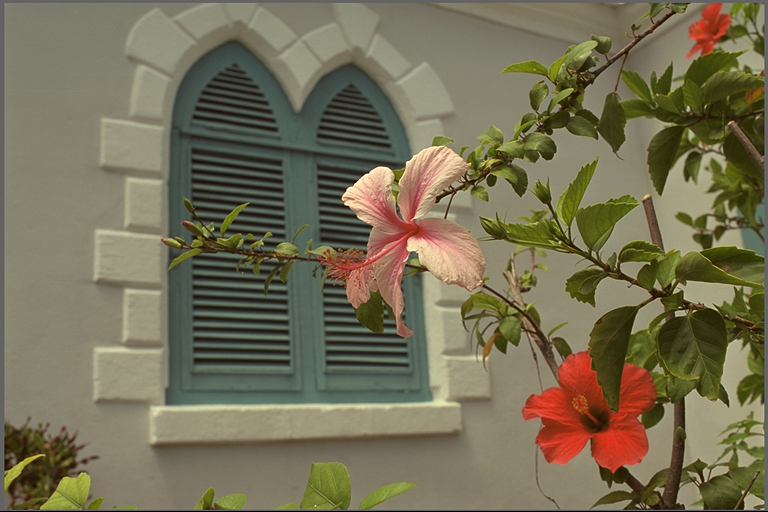
#> input picture data/color transfer/source/s1.bmp, 768 x 512 px, given in place of Time_Lapse_Sunset_Over_the_Lake___Canon_5D_Mark_II.mp4, which was not available
$ jupyter execute colorTransfer.ipynb
#> lines starting #> are read from the running program, lines starting #| are printed output that depends on the picture; pictures that were not available may be replaced by others from this repository, and a replacement may not be noted
[cell 1]
import cv2
import pickle
import numpy as np
import matplotlib.pyplot as plt
from os.path import join, exists

[cell 2]
def videoReader(video, play=False):
    cap = cv2.VideoCapture(video)
    if (cap.isOpened() == False):
        print("Error opening video stream or file")
    if play:
        while(cap.isOpened()):
            ret, frame = cap.read()
            if ret == True:
                cv2.imshow('Frame', frame)
                if cv2.waitKey(25) & 0xFF == ord('q'):
                    break
            else:
                break
        cap.release()
        cv2.destroyAllWindows()
    return cap

[cell 3]
IMG_PATH = "../data/images/beach.jpeg"
VIDEO_PATH = "../data/videos/data/videos_h264/Time_Lapse_Sunset_Over_the_Lake___Canon_5D_Mark_II.mp4"

TIMESTAMPS = [60*1000, 75*1000, 78*1000]
# 0 - Golden Hour 1 - Blue Hour 2 - Night

[cell 4]
def get_mean_and_std(x):
	x_mean, x_std = cv2.meanStdDev(x)
	x_mean = np.hstack(np.around(x_mean,2))
	x_std = np.hstack(np.around(x_std,2))
	return x_mean, x_std

[cell 5]
def imageHistogram(image):
    nbins = 256
    hist_b = cv2.calcHist([image], [0], None, [nbins], [0, 256])
    hist_g = cv2.calcHist([image], [1], None, [nbins], [0, 256])
    hist_r = cv2.calcHist([image], [2], None, [nbins], [0, 256])

    hist_des = np.vstack((hist_r, hist_g, hist_b)).ravel()
    hist_des = hist_des/image.size
    return hist_des

def saveImageHistogram(video_path, sample_frames=100, dir="../data/histograms/"):
#> called with sample_frames = 100, dir = '../data/histograms/'
    cap = videoReader(video_path)
    numberOfFrames = int(cap.get(cv2.CAP_PROP_FRAME_COUNT))
    samplingRate = max(1, numberOfFrames//sample_frames)

    idx = []
    frame_descriptors = []

    for i in range(0, numberOfFrames, samplingRate):
        cap.set(cv2.CAP_PROP_POS_FRAMES, i)
        res, frame = cap.read()
        # save only the top half of the image
        frame = frame[:frame.shape[0]//2, :, :]
        idx.append(i)
        frame_descriptors.append(imageHistogram(frame))
#> this loop made 1 pass
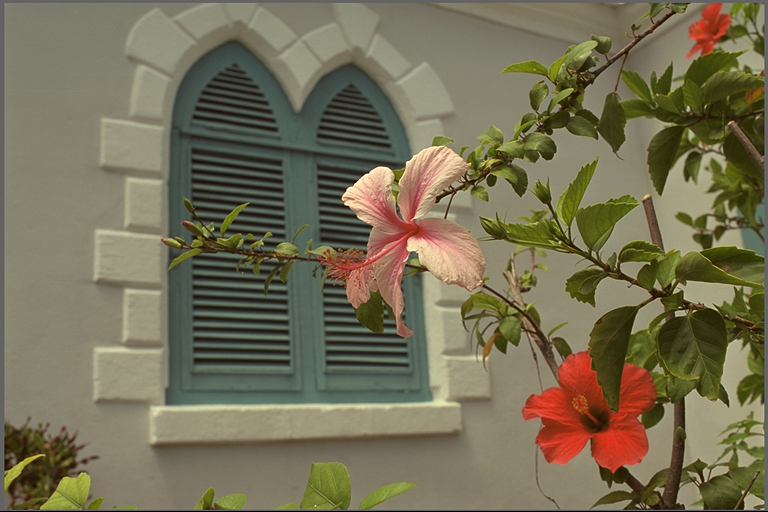
#> input picture data/color transfer/source/s1.bmp, 768 x 512 px, given in place of Time_Lapse_Sunset_Over_the_Lake___Canon_5D_Mark_II.mp4, which was not available
#> pass 1, in saveImageHistogram, `frame = frame[:frame.shape[0]//2, :, :]`:
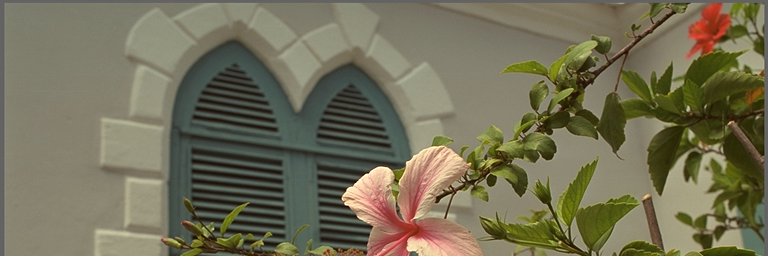
#> frame: shape (256, 768, 3); mean B, G, R 86.9, 111.3, 115.4
#> after the loop, frame_descriptors = 1 item; idx = [0]
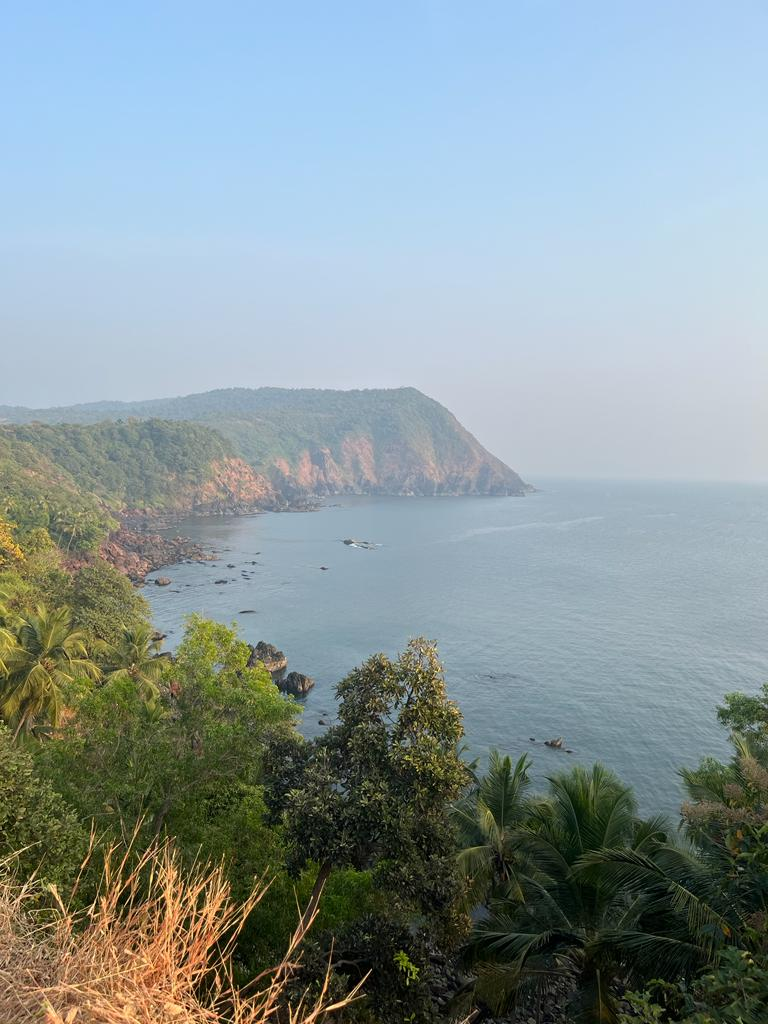
#> input picture data/images/beach.jpeg, 768 x 1024 px
#> further down, image is the input picture: shape (1024, 768, 3); mean B, G, R 154.3, 151.4, 136.6
#> in color_transfer, t is the input picture: shape (512, 768, 3); mean B, G, R 85.4, 110.7, 117.6

    idx = np.array(idx)
    frame_descriptors = np.array(frame_descriptors)
    with open(join(dir, video_path.split("/")[-1].split(".")[0] + ".pickle"), 'wb') as f:
        pickle.dump({'idx': idx, 'descriptors': frame_descriptors},
                    f, protocol=pickle.HIGHEST_PROTOCOL)

def loadImageHistogram(video_path, sample_frames=100, dir="../data/histograms/"):
    filename = join(dir, video_path.split(
        "/")[-1].split(".")[0] + ".pickle")
    if not exists(filename):
        saveImageHistogram(video_path, sample_frames, dir)

    with open(filename, 'rb') as f:
        return pickle.load(f)

def bestFrame(image, video_path, sample_frames=100):
        '''Search for best frame given a particular video'''
        image_descriptor = imageHistogram(image).reshape((1, -1))

        cap = videoReader(video_path)
        numberOfFrames = int(cap.get(cv2.CAP_PROP_FRAME_COUNT))
        samplingRate = max(1, numberOfFrames//sample_frames)

        frame_descriptors = loadImageHistogram(video_path, sample_frames)

        #compute the distance between the image descriptor and the frame descriptors
        dist = np.linalg.norm(image_descriptor - frame_descriptors['descriptors'], axis=1)
#> dist = [0.0681]

        #find the index of the frame with the minimum distance
        best_frame_idx = frame_descriptors['idx'][np.argmin(dist)]
#> best_frame_idx = 0

        #set the video to the best frame
        cap.set(cv2.CAP_PROP_POS_FRAMES, best_frame_idx)

        #read the frame
        res, frame = cap.read()
        return frame

[cell 6]
def color_transfer(IMG_PATH, VIDEO_PATH, TIMESTAMPS, TIME=1):

    if TIME>2 or TIME<0:
        print("TIME must be 0, 1 or 2")
        return

    #read the image
    s = cv2.imread(IMG_PATH)

    #read the video
    cap = videoReader(VIDEO_PATH)
    timestamp = TIMESTAMPS[TIME]
    cap.set(cv2.CAP_PROP_POS_MSEC, timestamp)
    res, t = cap.read()

    best_frame = bestFrame(s, VIDEO_PATH)

    #convert the images to LAB color space
    s_og = s
    s = cv2.cvtColor(s,cv2.COLOR_BGR2LAB)
#> s: shape (1024, 768, 3); mean of channels 0, 1, 2 154.5, 124.3, 125.7
    t = cv2.cvtColor(t,cv2.COLOR_BGR2LAB)
#> t: shape (512, 768, 3); mean of channels 0, 1, 2 118.7, 126.7, 143.3

    #convert the images to the same size
    s = cv2.resize(s,(t.shape[1],t.shape[0]))
#> s: shape (512, 768, 3); mean of channels 0, 1, 2 154.7, 124.4, 125.8

    s_mean, s_std = get_mean_and_std(s)
#> in get_mean_and_std, `x_mean, x_std = cv2.meanStdDev(x)`: x_mean = [154.7, 124.4, 125.8]; x_std = [66.1, 4.85, 16.34]
#> s_mean = [154.7, 124.4, 125.8]; s_std = [66.1, 4.85, 16.34]
    t_mean, t_std = get_mean_and_std(t)
#> t_mean = [118.7, 126.7, 143.3]; t_std = [38.43, 10.02, 9.95]

    height, width, channel = s.shape
#> height = 512; width = 768; channel = 3
    for i in range(0,height):
        for j in range(0,width):
            for k in range(0,channel):
                x = s[i,j,k]
                x = ((x-s_mean[k])*(t_std[k]/s_std[k]))+t_mean[k]
                # round or +0.5
                x = round(x)
                # boundary check
                x = 0 if x<0 else x
                x = 255 if x>255 else x
                s[i,j,k] = x
#> s: shape (512, 768, 3); mean of channels 0, 1, 2 118.7, 126.7, 143.3

    s = cv2.cvtColor(s,cv2.COLOR_LAB2BGR)
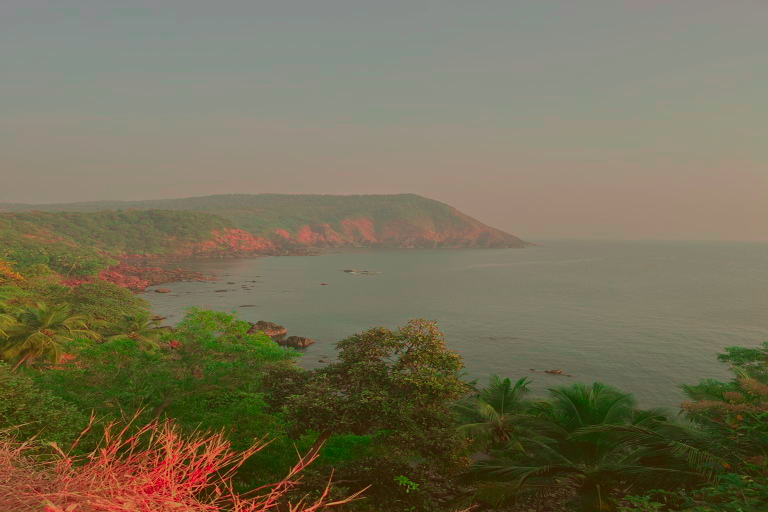
#> s: shape (512, 768, 3); mean B, G, R 85.7, 110.9, 117.4
    cv2.imwrite('../data/output/match/beach_canon5d_1_15_color_transfer.jpg', s)

    #plot image, best frame, target frame and the color transfered image
    fig, ax = plt.subplots(1, 4, figsize=(20, 20))
    ax[0].imshow(cv2.cvtColor(s_og, cv2.COLOR_BGR2RGB))
    ax[0].set_title('Original Image')
    ax[1].imshow(cv2.cvtColor(best_frame, cv2.COLOR_BGR2RGB))
    ax[1].set_title('Best Frame')
    ax[2].imshow(cv2.cvtColor(t, cv2.COLOR_LAB2RGB))
    ax[2].set_title('Target Frame')
    ax[3].imshow(cv2.cvtColor(s, cv2.COLOR_BGR2RGB))
    if TIME == 0:
        ax[3].set_title('Golden Hour')
    elif TIME == 1:
        ax[3].set_title('Blue Hour')
    elif TIME == 2:
        ax[3].set_title('Night')

    plt.show()
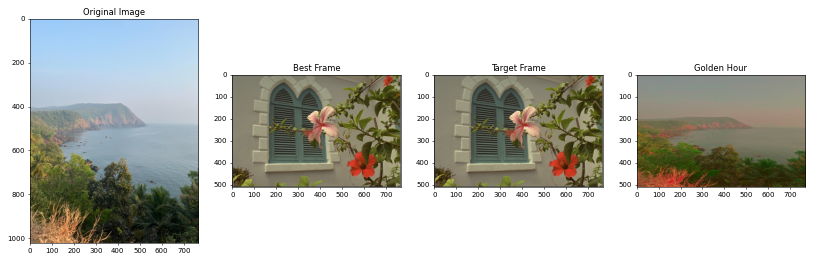
#> figure drawn by matplotlib, 4 panels

    return s

[cell 7]
saveImageHistogram(VIDEO_PATH)

[cell 8]
image = cv2.imread(IMG_PATH)
plt.imshow(cv2.cvtColor(image, cv2.COLOR_BGR2RGB))

[cell 9]
ct = color_transfer(IMG_PATH, VIDEO_PATH, TIMESTAMPS, TIME=0)

[cell 10]
ct = color_transfer(IMG_PATH, VIDEO_PATH, TIMESTAMPS, TIME=1)

[cell 11]
ct = color_transfer(IMG_PATH, VIDEO_PATH, TIMESTAMPS, TIME=2)

[cell 12]
IMG_PATH = "../data/images/adani.jpeg"
VIDEO_PATH = "../data/videos/data/videos_h264/Central_Park__New_York__Timelapse_1__2012__1080pHD.mp4"

TIMESTAMPS = [0*1000, 0*1000, 22*1000]
# 0 - Golden Hour 1 - Blue Hour 2 - Night

[cell 13]
saveImageHistogram(VIDEO_PATH)

[cell 14]
image = cv2.imread(IMG_PATH)
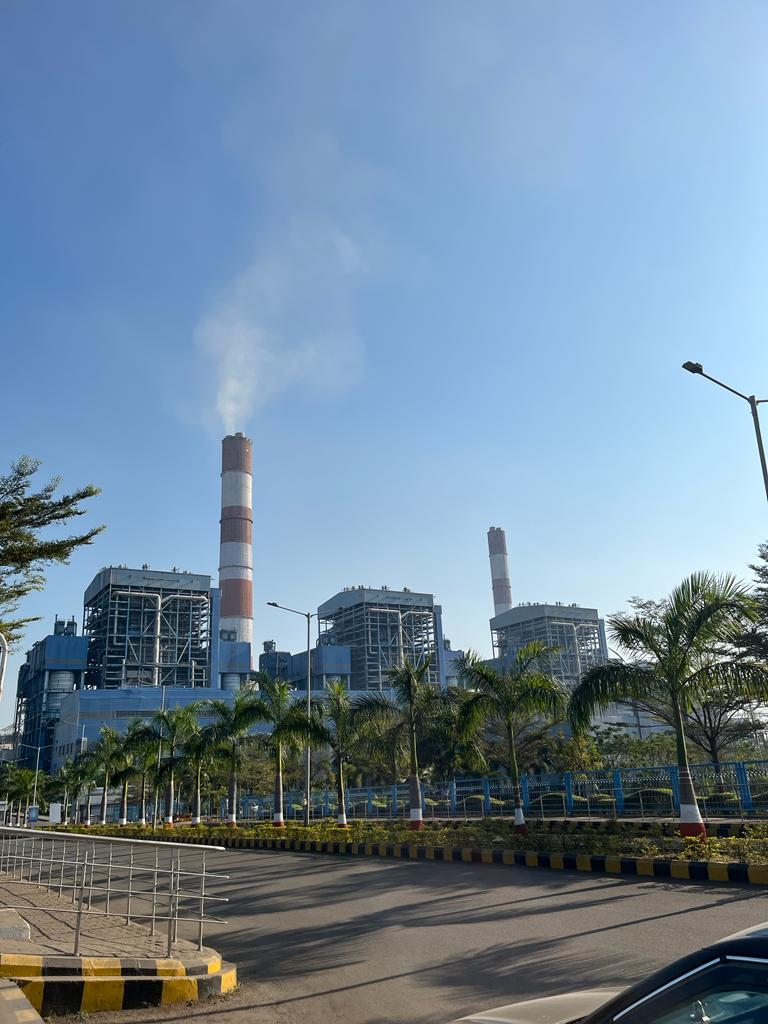
#> input picture data/images/adani.jpeg, 768 x 1024 px
#> image is the input picture: shape (1024, 768, 3); mean B, G, R 155.6, 135.3, 112.2
plt.imshow(cv2.cvtColor(image, cv2.COLOR_BGR2RGB))

[cell 15]
ct = color_transfer(IMG_PATH, VIDEO_PATH, TIMESTAMPS, TIME=2)
#> call 4 of color_transfer, with IMG_PATH = '../data/images/adani.jpeg', TIME = 2
#> in color_transfer (call 4), `s = cv2.cvtColor(s,cv2.COLOR_BGR2LAB)`: s: shape (1024, 768, 3); mean of channels 0, 1, 2 139, 125.6, 115.3
#> in color_transfer (call 4), `s = cv2.resize(s,(t.shape[1],t.shape[0]))`: s: shape (512, 768, 3); mean of channels 0, 1, 2 139.2, 125.6, 115.4
#> in color_transfer (call 4), `s_mean, s_std = get_mean_and_std(s)`: s_mean = [139.2, 125.7, 115.4]; s_std = [59.11, 3.35, 15.47]
#> after the loop in color_transfer (call 4), `for i in range(0,height):`: s: shape (512, 768, 3); mean of channels 0, 1, 2 118.7, 126.9, 143.3
#> in color_transfer (call 4), `s = cv2.cvtColor(s,cv2.COLOR_LAB2BGR)`:
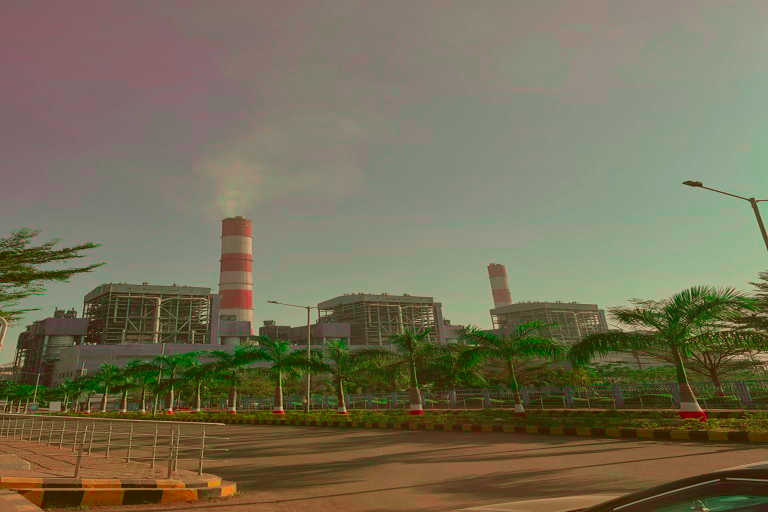
#> s: shape (512, 768, 3); mean B, G, R 85.9, 110.9, 117.3
#> in color_transfer (call 4), `plt.show()`:
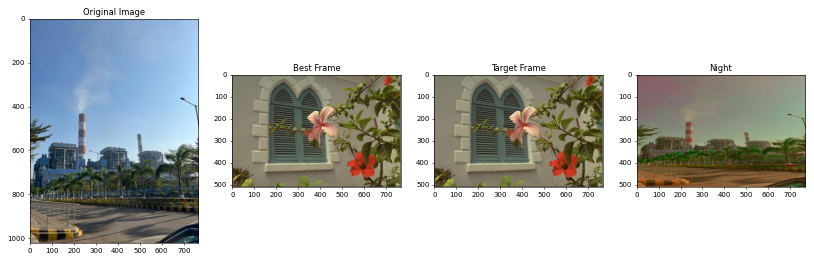
#> figure drawn by matplotlib, 4 panels
